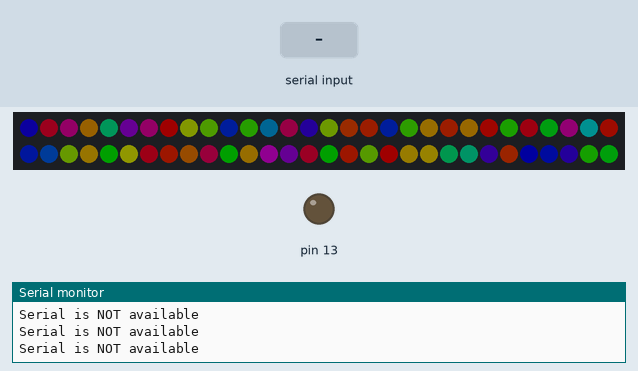
Recording of a sketch running on a simulated Arduino Uno, built with avr-gcc and run on an emulated ATmega328P. On the bench: 60 RGB LEDs in strip order, left to right, continuing on the next row, output pins drawn as LEDs (lit = HIGH), the last lines printed to the serial monitor. The inputs (shaded band) are chosen by the test bench. Dim RGB values are drawn brighter than linear; random numbers use the default seed unless the sketch sets one.

Above: at 1.2 s.
1.3 s: byte 2 (0x0002) received over Serial
At 3.84 s:
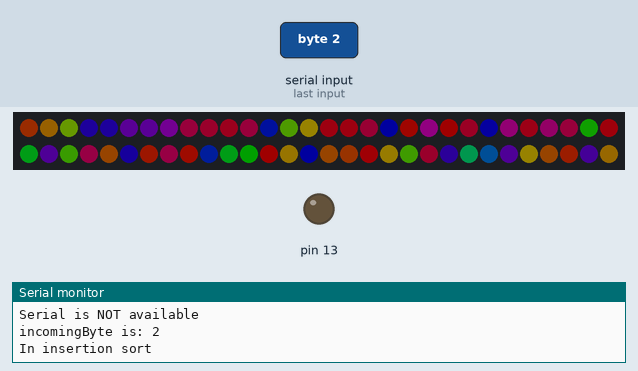
At 6.31 s:
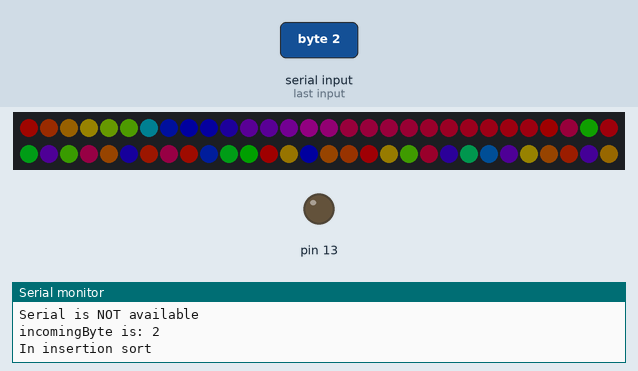
10.3 s: byte 1 (0x0001) received over Serial
At 11.8 s:
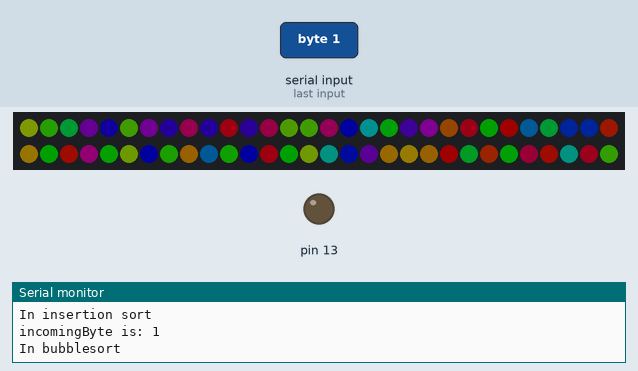

Measured:
- after the input at 1.3 s, the LEDs: first change after 0.07 s (image 1 shows a later state)

The sketch:

test1.ino
```cpp
#include <FastLED.h>
#include <SoftwareSerial.h>
#ifdef __AVR__
  #include <avr/power.h>
#endif

#define PIN 5
#define NUM_LEDS 60
#define BRIGHTNESS 32

SoftwareSerial mySerial(0, 1); // RX, TX

CRGB leds[NUM_LEDS];
int color[NUM_LEDS];
int numbers[10] = {1,2,3,4,5,6,7,8,9,10};
unsigned char serialReadCount = 0;
unsigned char incomingByte = 0;

int bubbleCnt = 0;
int insertCnt = 0;

void displayColor(){
// display color
for(int k = 0; k < NUM_LEDS; k++) {
  leds[k] = CHSV(color[k], 255, 255);
  FastLED.show();
}
}


//void blinkColor() {
//
//   FastLED.show();
//}

void bubbleSort() {
  Serial.println("In bubblesort");

  int color[NUM_LEDS];

  // assigns random colors to each element in the LED strip
  for(int i = 0; i < NUM_LEDS; i++) {
    color[i] = random(0,256);
    leds[i] = CHSV(color[i], 255, 255);
   }

   FastLED.show();
   delay(1000);

    for(int x = 0; x < NUM_LEDS; x++) {
      for(int i = 0; i < NUM_LEDS - 1 -x; i++) {

        // comparisons and swap
        if(color[i] > color[i+1]) {
          int temp = color[i];
          color[i] = color[i+1];
          color[i+1] = temp;
         }

        // display color
       for(int j = 0; j < NUM_LEDS; j++) {
         leds[j] = CHSV(color[j], 255, 255);
          FastLED.show();
        }
      }
    }
  }

void insertionSort() {
    Serial.println("In insertion sort");

  // assigns random colors to each element in the LED strip
  for(int z = 0; z < NUM_LEDS; z++) {
    color[z] = random(0,256);
    leds[z] = CHSV(color[z], 255, 255);
   }

   FastLED.show();
   delay(1000);

    int i, key, j;
    for (i = 1; i < NUM_LEDS; i++) {
        key = color[i];
        j = i - 1;

        /* Move elements of arr[0..i-1], that are
        greater than key, to one position ahead
        of their current position */
        while (j >= 0 && color[j] > key)
        {
            color[j + 1] = color[j];
            j = j - 1;


        }
        displayColor();

        color[j + 1] = key;
    }


}

void cocktailSort() {
  mySerial.println("In cocktail sort");

  // assigns random colors to each element in the LED strip
  for(int z = 0; z < NUM_LEDS; z++) {
    color[z] = random(0,256);
    leds[z] = CHSV(color[z], 255, 255);
   }

   FastLED.show();
   delay(1000);

    bool swapped = true;
    int start = 0;
    int end = NUM_LEDS - 1;

    while (swapped) {
        // reset the swapped flag on entering
        // the loop, because it might be true from
        // a previous iteration.
        swapped = false;

        // loop from left to right same as
        // the bubble sort
        for (int i = start; i < end; ++i) {
            if (color[i] > color[i + 1]) {
                int temp = color[i];
                color[i] = color[i+1];
                color[i+1] = temp;
                swapped = true;
                displayColor();

            }
        }

        // if nothing moved, then array is sorted.
        if (!swapped)
            break;

        // otherwise, reset the swapped flag so that it
        // can be used in the next stage
        swapped = false;

        // move the end point back by one, because
        // item at the end is in its rightful spot
        --end;

        // from right to left, doing the
        // same comparison as in the previous stage
        for (int i = end - 1; i >= start; --i) {
            if (color[i] > color[i + 1]) {
                int temp = color[i];
                color[i] = color[i+1];
                color[i+1] = temp;
                swapped = true;
                displayColor();
            }
        }


        // increase the starting point, because
        // the last stage would have moved the next
        // smallest number to its rightful spot.
        ++start;
    }

    // display color
        for(int k = 0; k < NUM_LEDS; k++) {
          leds[k] = CHSV(color[k], 255, 255);
          FastLED.show();
        }
}


// Merges two subarrays of arr[].
// First subarray is arr[l..m]
// Second subarray is arr[m+1..r]
void merge(int color[], int l, int m, int r) {
  Serial.println("In merge sort");

    int i, j, k;
    int n1 = m - l + 1;
    int n2 =  r - m;

    /* create temp arrays */
    int L[n1], R[n2];

    /* Copy data to temp arrays L[] and R[] */
    for (i = 0; i < n1; i++) {
        L[i] = color[l + i];
      }

    for (j = 0; j < n2; j++) {
        R[j] = color[m + 1+ j];
      }


    /* Merge the temp arrays back into arr[l..r]*/
    i = 0; // Initial index of first subarray
    j = 0; // Initial index of second subarray
    k = l; // Initial index of merged subarray
    while (i < n1 && j < n2)
    {
        if (L[i] <= R[j])
        {
            color[k] = L[i];
            i++;
        }
        else
        {
            color[k] = R[j];
            j++;
        }
        k++;
    }

    /* Copy the remaining elements of L[], if there
       are any */
    while (i < n1)
    {
        color[k] = L[i];
        i++;
        k++;
    }

    /* Copy the remaining elements of R[], if there
       are any */
    while (j < n2)
    {
        color[k] = R[j];
        j++;
        k++;
    }
}

/* l is for left index and r is right index of the
   sub-array of arr to be sorted */
void mergeSort(int color[], int l, int r) {
    if (l < r)
    {
        // Same as (l+r)/2, but avoids overflow for
        // large l and h
        int m = l+(r-l)/2;

        // Sort first and second halves
        mergeSort(color, l, m);
        mergeSort(color, m+1, r);

        merge(color, l, m, r);
    }
}


void chooseSort() {
  }


void setup() {
  //setup safety
  //delay(1000);

  pinMode(13, OUTPUT);
  digitalWrite(13,LOW);

   Serial.begin(9600);
   mySerial.begin(9600);

   // Initializes the led strip
   FastLED.addLeds<WS2812B, PIN, GRB>(leds, NUM_LEDS);
   FastLED.setBrightness(  BRIGHTNESS );

   int color[NUM_LEDS];

   // assigns random colors to each element in the LED strip
   for(int i = 0; i < NUM_LEDS; i++) {
     color[i] = random(0,256);
     leds[i] = CHSV(color[i], 255, 255);
    }

    FastLED.show();
}

unsigned char select_bubble = 0x00;
int select_insertion = 255;
int select_cocktail = 255;

void loop() {
  if (Serial.available()) {
    //Serial.println("Serial is available: ");
    incomingByte = Serial.read();
    Serial.print("incomingByte is: ");
    Serial.println(incomingByte, DEC);
    if(incomingByte == 0x0001 && bubbleCnt == 0) {
      //Serial.println("sort");
      //mergeSort(color, 0, NUM_LEDS);
    //  mergeSort(color, 0, NUM_LEDS);
  //  if(isRunning) {
      bubbleCnt++;
     bubbleSort();
    //  isRunning = false;
    //}
    //  incomingByte = 0;
  } else if(incomingByte == 0x0002 && insertCnt == 0) {
    insertCnt++;
    insertionSort();
  }
    else{
      Serial.println("nothing pressed");
    }


  //  delay(200);
  }
  else {
    Serial.println("Serial is NOT available");
  }
}
```
